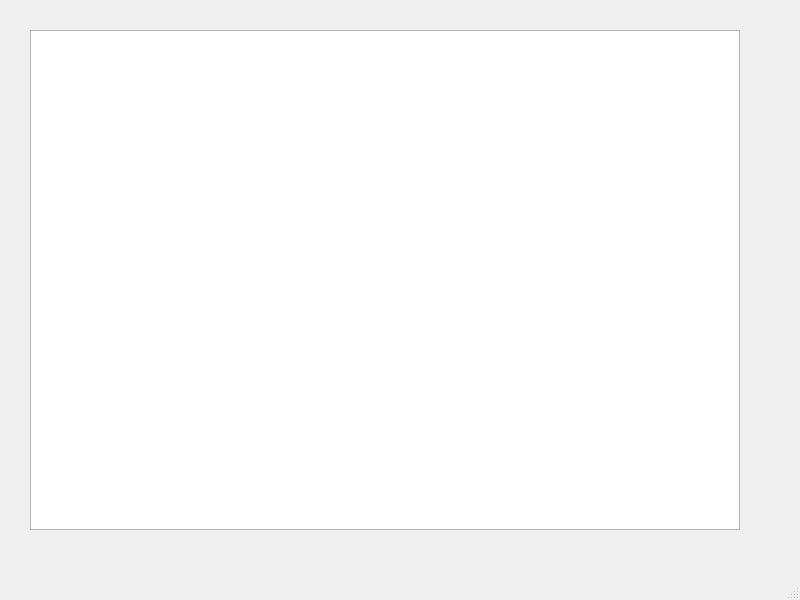
<?xml version="1.0" encoding="UTF-8"?>
<ui version="4.0">
 <class>MainWindow</class>
 <widget class="QMainWindow" name="MainWindow">
  <property name="geometry">
   <rect>
    <x>0</x>
    <y>0</y>
    <width>800</width>
    <height>600</height>
   </rect>
  </property>
  <property name="windowTitle">
   <string>MainWindow</string>
  </property>
  <widget class="QWidget" name="centralwidget">
   <widget class="QGraphicsView" name="graphicsView">
    <property name="geometry">
     <rect>
      <x>30</x>
      <y>30</y>
      <width>710</width>
      <height>500</height>
     </rect>
    </property>
   </widget>
  </widget>
  <widget class="QMenuBar" name="menubar">
   <property name="geometry">
    <rect>
     <x>0</x>
     <y>0</y>
     <width>800</width>
     <height>22</height>
    </rect>
   </property>
  </widget>
  <widget class="QStatusBar" name="statusbar"/>
 </widget>
 <resources/>
 <connections/>
</ui>
